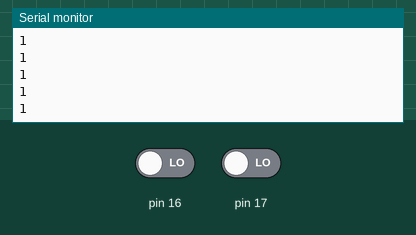
The sketch below on a simulated Arduino Uno, built with avr-gcc and run on an emulated ATmega328P. Shown: the last lines printed to the serial monitor. Inputs (shaded band) come from the test bench; at power-on: pin 16 LOW, pin 17 LOW.

Above: at 1.3 s.
1.4 s: pin 16 driven HIGH
At 1.68 s:
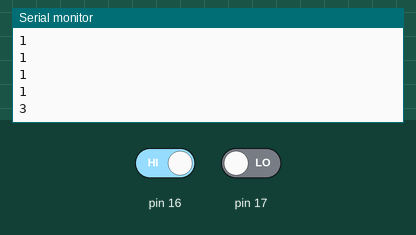
2.9 s: pin 17 driven HIGH
At 3.18 s:
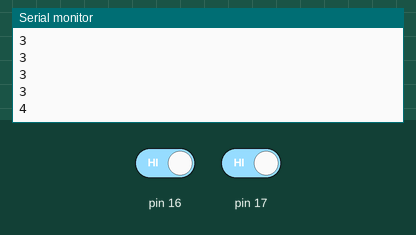
4.4 s: pin 16 driven LOW
At 4.68 s:
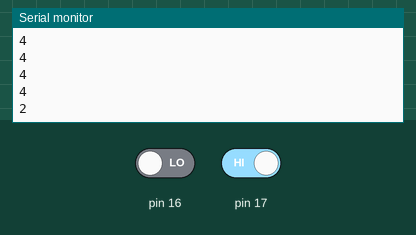
Timing chart, 0 to 7.4 s (numbered marks = the images above; inputs shaded):
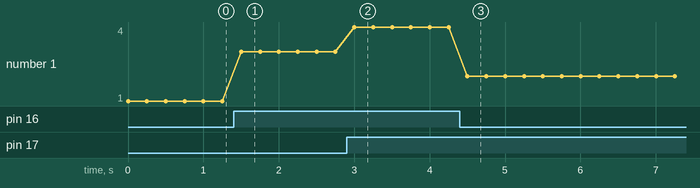

The sketch:

sketch.ino
```cpp
#include "RoundSwitch.h"
RoundSwitch round1 = RoundSwitch();
void setup() {
	Serial.begin(9600);
}

void loop() {
	Serial.println(round1.getRound());
	delay(250);
}
```

Measured:
- after the input at 1.4 s, the serial monitor: prints a new line after 0.10 s (image 1)
- after the input at 2.9 s, the serial monitor: prints a new line after 0.10 s (image 2)
- after the input at 4.4 s, the serial monitor: prints a new line after 0.10 s (image 3)
- plotted number 1: 1 → 3 after the input at 1.4 s, 3 → 4 after the input at 2.9 s, 4 → 2 after the input at 4.4 s
